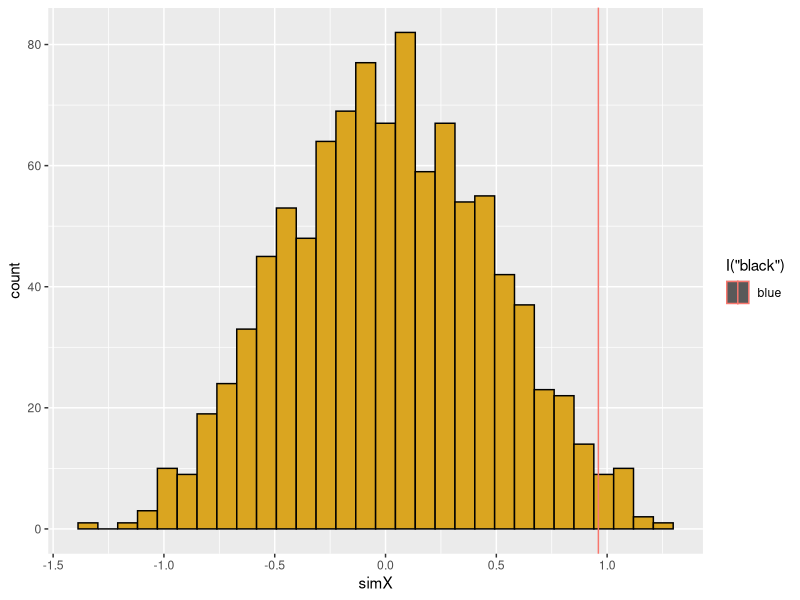

R code for this plot:
## ---- chunk 1
library(ggplot2)
library(TeachingDemos)
#char2seed("Autumn Leaves")
## ---- chunk 2

####### ###########################################
# function: readData
# read in (or generate) data set for analysis
# input: file name (or nothing, for this demo)
# output: 3 column data frame of observed data (ID,x,y)
#------------------------------------------------- 
readData <- function(z=NULL) {
                if(is.null(z)){
                  xObs <- 1:20
                  yObs <- xObs + 10*rnorm(20)
                  dF <- data.frame(ID=seq_along(xObs),xObs,yObs)} # set up data frame                 
#  dF <-read.table(file=z,row.names=1,header=TRUE,sep=",",stringsAsFactors=FALSE)
# print(qplot(x=xObs,y=yObs)) # peek at input data
return(dF)
}
## ---- chunk 3

##################################################
# function: getMetric
# calculate metric for randomization test
# input: 2-column data frame for regression
# output: regression slope
#------------------------------------------------- 
getMetric <- function(z=NULL) {
                if(is.null(z)){
                  xObs <- 1:20
                  yObs <-  xObs + 10*rnorm(20)
                  z <- data.frame(ID=seq_along(xObs),xObs,yObs)} # set up data frame                 
. <- lm(z[,3]~z[,2])
. <- summary(.)
. <- .$coefficients[2,1]

slope <- .
return(slope)
}
## ---- chunk 4

##################################################
# function: shuffleData
# randomize data for regression analysis
# input: 3-column data frame (ID,xVar,yVar)
# output: 3-column data frame (ID,xVar,yVar)
#------------------------------------------------- 
shuffleData <- function(z=NULL) {
                if(is.null(z)){
                  xObs <- 1:20
                  yObs <- xObs + 3*rnorm(20)
                  z <- data.frame(ID=seq_along(xObs),xObs,yObs)} # set up data frame                 
z[,3] <- sample(z[,3]) # use sample function with defaults to reshuffle column

return(z)
}
## ---- chunk 5
##################################################
# function: getPVal
# calculate p value from simulation
# input: list of observed metric, and vector of simulated metrics
# output: lower, upper tail probability values
#------------------------------------------------- 
getPVal <- function(z=NULL) {
                    if(is.null(z)){
                      z <- list(xObs=runif(1),xSim=runif(1000))}
                      pLower <- mean(z[[2]]<=z[[1]])
                      pUpper <- mean(z[[2]]>=z[[1]])
return(c(pL=pLower,pU=pUpper))
                    }
## ---- chunk 6
##################################################
# function: plotRanTest
# create ggplot of histogram of simulated values
# input: list of observed metric and vector of simulated metrics
# output: saved ggplot graph
#------------------------------------------------- 
plotRanTest <- function(z=NULL) {
                if(is.null(z)){
                  z <- list(rnorm(1),rnorm(1000)) }
dF <- data.frame(ID=seq_along(z[[2]]),simX=z[[2]])
p1 <- ggplot(data=dF,mapping=aes(x=simX))
p1 + geom_histogram(mapping=aes(fill=I("goldenrod"),color=I("black"))) +
geom_vline(aes(xintercept=z[[1]],col="blue")) 

                  }
## ---- chunk 7
nSim <- 1000
Xsim <- rep(NA,nSim) # vector of simulated slopes
dF <- readData()
Xobs <- getMetric(dF)

for (i in seq_len(nSim)) {
Xsim[i] <- getMetric(shuffleData(dF))
}

slopes <- list(Xobs,Xsim)
getPVal(slopes)
plotRanTest(slopes)
